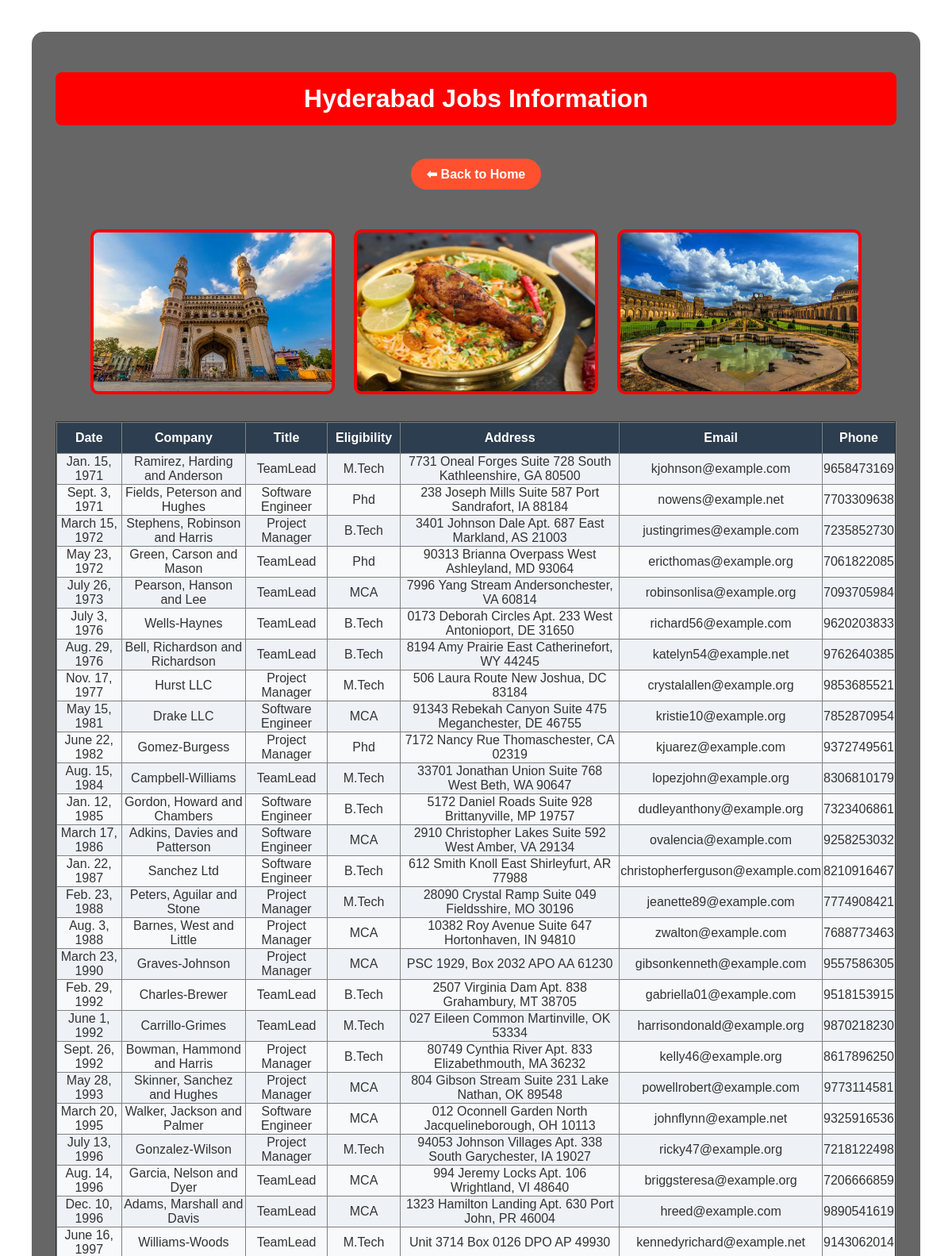
The app's page /hyd/ (upper part) with its own data.
### testapp/models.py (models this page shows)
class hydjobs(models.Model):
    date = models.DateField()
    company = models.CharField(max_length=100)
    title = models.CharField(max_length=100)
    eligibility = models.CharField(max_length=100)
    address = models.CharField(max_length=100)
    email = models.EmailField()
    phonenumber = models.IntegerField()

### testapp/views.py (the view)
# urls.py: path('hyd/', views.hydjobs_view),
def hydjobs_view(request):
    jobs_list = hydjobs.objects.order_by('date')
    return render(request,'testapp/hydjobs.html',{'jobs_list':jobs_list})

### templates/testapp/hydjobs.html (shortened to what this page needs)
{% load static %}
<!DOCTYPE html>
<html>
<head>
<link rel="stylesheet" href="{% static 'css/demo.css' %}">
</head>
<body>
<div class="wrapper">
<div class="content-box">
<h1>Hyderabad Jobs Information</h1>
<a href="/" class="back-btn">⬅ Back to Home</a>
<div class="img-box">
    <img src="{% static 'images/hyd1.jpg' %}">
    <img src="{% static 'images/hyd2.jpg' %}">
    <img src="{% static 'images/hyd3.jpg' %}">
</div>
<table border="2">
<tr>
<th>Date</th>
<th>Company</th>
<th>Title</th>
<th>Eligibility</th>
<th>Address</th>
<th>Email</th>
<th>Phone</th>
</tr>
{% for job in jobs_list %}
<tr>
<td>{{job.date}}</td>
<td>{{job.company}}</td>
<td>{{job.title}}</td>
<td>{{job.eligibility}}</td>
<td>{{job.address}}</td>
<td>{{job.email}}</td>
<td>{{job.phonenumber}}</td>
</tr>
{% endfor %}
</table>
</div>
</div>
</body>
</html>

### static/css/demo.css (style rules this page uses)
body { margin:0; font-family:Arial; background:url("https://images.unsplash.com/photo-1492724441997-5dc865305da7"); background-size:cover; background-position:center; }
.wrapper { display:flex; justify-content:center; padding:40px; }
.content-box { background:rgba(0,0,0,0.6); padding:30px; border-radius:15px; width:95%; text-align:center; }
h1 { background:red; color:white; padding:15px; border-radius:8px; }
.back-btn { display:inline-block; margin:20px; padding:10px 20px; background:#ff512f; color:white; text-decoration:none; border-radius:25px; font-weight:bold; }
.img-box { margin:20px; }
.img-box img { height:200px; width:300px; margin:10px; border:4px solid red; border-radius:10px; }
table { margin:auto; border-collapse:collapse; width:100%; }
th { background:blue; color:white; padding:10px; }
td { background:#f8f9fa !important; color:#333 !important; }
tr:nth-child(even) td { background:#eef2f7 !important; }
th { background:#2c3e50 !important; }

### records on screen
hydjobs: date "Jan. 15, 1971", company "Ramirez, Harding and Anderson", title "TeamLead", eligibility "M.Tech", address "7731 Oneal Forges Suite 728 South Kathleenshire, GA 80500", email "kjohnson@example.com", phonenumber "9658473169"
hydjobs: date "Sept. 3, 1971", company "Fields, Peterson and Hughes", title "Software Engineer", eligibility "Phd", address "238 Joseph Mills Suite 587 Port Sandrafort, IA 88184", email "nowens@example.net", phonenumber "7703309638"
hydjobs: date "March 15, 1972", company "Stephens, Robinson and Harris", title "Project Manager", eligibility "B.Tech", address "3401 Johnson Dale Apt. 687 East Markland, AS 21003", email "justingrimes@example.com", phonenumber "7235852730"
hydjobs: date "May 23, 1972", company "Green, Carson and Mason", title "TeamLead", eligibility "Phd", address "90313 Brianna Overpass West Ashleyland, MD 93064", email "ericthomas@example.org", phonenumber "7061822085"
hydjobs: date "July 26, 1973", company "Pearson, Hanson and Lee", title "TeamLead", eligibility "MCA", address "7996 Yang Stream Andersonchester, VA 60814", email "robinsonlisa@example.org", phonenumber "7093705984"
hydjobs: date "July 3, 1976", company "Wells-Haynes", title "TeamLead", eligibility "B.Tech", address "0173 Deborah Circles Apt. 233 West Antonioport, DE 31650", email "richard56@example.com", phonenumber "9620203833"
hydjobs: date "Aug. 29, 1976", company "Bell, Richardson and Richardson", title "TeamLead", eligibility "B.Tech", address "8194 Amy Prairie East Catherinefort, WY 44245", email "katelyn54@example.net", phonenumber "9762640385"
hydjobs: date "Nov. 17, 1977", company "Hurst LLC", title "Project Manager", eligibility "M.Tech", address "506 Laura Route New Joshua, DC 83184", email "crystalallen@example.org", phonenumber "9853685521"
hydjobs: date "May 15, 1981", company "Drake LLC", title "Software Engineer", eligibility "MCA", address "91343 Rebekah Canyon Suite 475 Meganchester, DE 46755", email "kristie10@example.org", phonenumber "7852870954"
hydjobs: date "June 22, 1982", company "Gomez-Burgess", title "Project Manager", eligibility "Phd", address "7172 Nancy Rue Thomaschester, CA 02319", email "kjuarez@example.com", phonenumber "9372749561"
hydjobs: date "Aug. 15, 1984", company "Campbell-Williams", title "TeamLead", eligibility "M.Tech", address "33701 Jonathan Union Suite 768 West Beth, WA 90647", email "lopezjohn@example.org", phonenumber "8306810179"
hydjobs: date "Jan. 12, 1985", company "Gordon, Howard and Chambers", title "Software Engineer", eligibility "B.Tech", address "5172 Daniel Roads Suite 928 Brittanyville, MP 19757", email "dudleyanthony@example.org", phonenumber "7323406861"
hydjobs: date "March 17, 1986", company "Adkins, Davies and Patterson", title "Software Engineer", eligibility "MCA", address "2910 Christopher Lakes Suite 592 West Amber, VA 29134", email "ovalencia@example.com", phonenumber "9258253032"
hydjobs: date "Jan. 22, 1987", company "Sanchez Ltd", title "Software Engineer", eligibility "B.Tech", address "612 Smith Knoll East Shirleyfurt, AR 77988", email "christopherferguson@example.com", phonenumber "8210916467"
hydjobs: date "Feb. 23, 1988", company "Peters, Aguilar and Stone", title "Project Manager", eligibility "M.Tech", address "28090 Crystal Ramp Suite 049 Fieldsshire, MO 30196", email "jeanette89@example.com", phonenumber "7774908421"
hydjobs: date "Aug. 3, 1988", company "Barnes, West and Little", title "Project Manager", eligibility "MCA", address "10382 Roy Avenue Suite 647 Hortonhaven, IN 94810", email "zwalton@example.com", phonenumber "7688773463"
hydjobs: date "March 23, 1990", company "Graves-Johnson", title "Project Manager", eligibility "MCA", address "PSC 1929, Box 2032 APO AA 61230", email "gibsonkenneth@example.com", phonenumber "9557586305"
hydjobs: date "Feb. 29, 1992", company "Charles-Brewer", title "TeamLead", eligibility "B.Tech", address "2507 Virginia Dam Apt. 838 Grahambury, MT 38705", email "gabriella01@example.com", phonenumber "9518153915"
hydjobs: date "June 1, 1992", company "Carrillo-Grimes", title "TeamLead", eligibility "M.Tech", address "027 Eileen Common Martinville, OK 53334", email "harrisondonald@example.org", phonenumber "9870218230"
hydjobs: date "Sept. 26, 1992", company "Bowman, Hammond and Harris", title "Project Manager", eligibility "B.Tech", address "80749 Cynthia River Apt. 833 Elizabethmouth, MA 36232", email "kelly46@example.org", phonenumber "8617896250"
hydjobs: date "May 28, 1993", company "Skinner, Sanchez and Hughes", title "Project Manager", eligibility "MCA", address "804 Gibson Stream Suite 231 Lake Nathan, OK 89548", email "powellrobert@example.com", phonenumber "9773114581"
hydjobs: date "March 20, 1995", company "Walker, Jackson and Palmer", title "Software Engineer", eligibility "MCA", address "012 Oconnell Garden North Jacquelineborough, OH 10113", email "johnflynn@example.net", phonenumber "9325916536"
hydjobs: date "July 13, 1996", company "Gonzalez-Wilson", title "Project Manager", eligibility "M.Tech", address "94053 Johnson Villages Apt. 338 South Garychester, IA 19027", email "ricky47@example.org", phonenumber "7218122498"
hydjobs: date "Aug. 14, 1996", company "Garcia, Nelson and Dyer", title "TeamLead", eligibility "MCA", address "994 Jeremy Locks Apt. 106 Wrightland, VI 48640", email "briggsteresa@example.org", phonenumber "7206666859"
hydjobs: date "Dec. 10, 1996", company "Adams, Marshall and Davis", title "TeamLead", eligibility "MCA", address "1323 Hamilton Landing Apt. 630 Port John, PR 46004", email "hreed@example.com", phonenumber "9890541619"
hydjobs: date "June 16, 1997", company "Williams-Woods", title "TeamLead", eligibility "M.Tech", address "Unit 3714 Box 0126 DPO AP 49930", email "kennedyrichard@example.net", phonenumber "9143062014"
